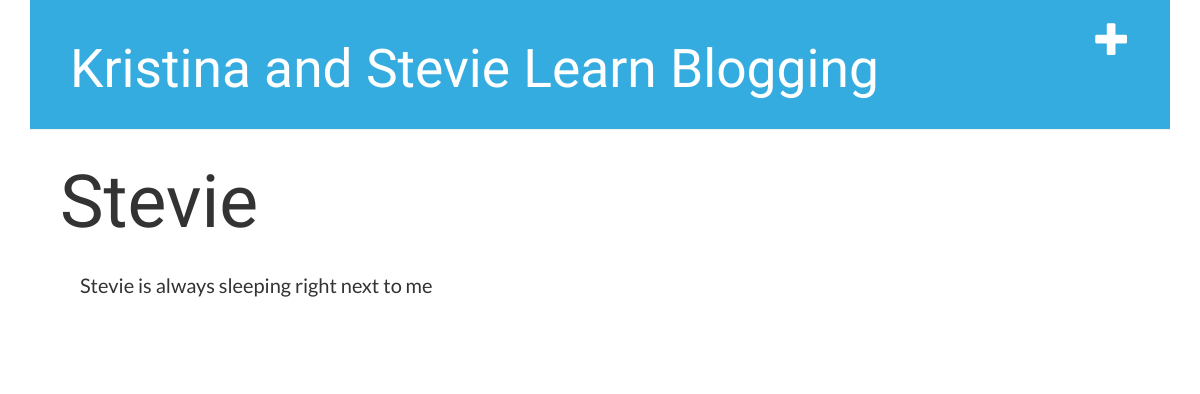
Page /post/5/ on the earlier database version.
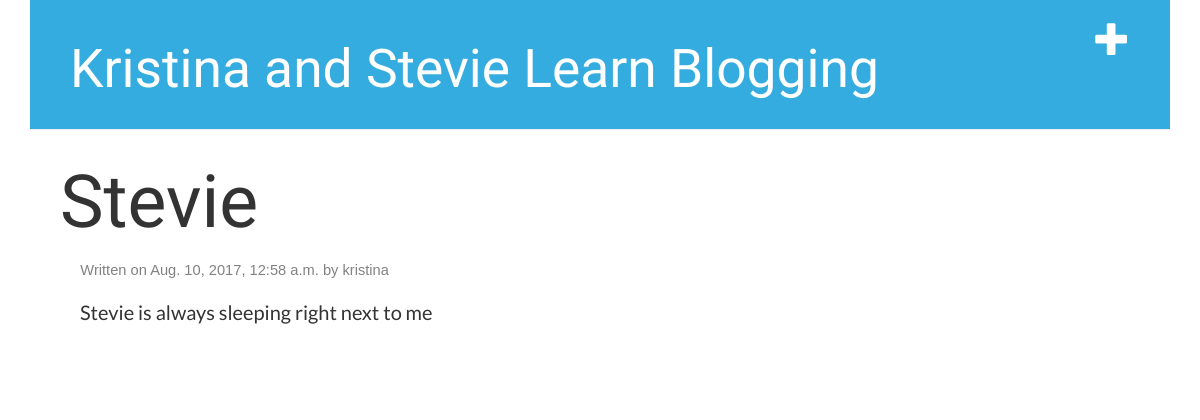
Same page on the later database version.
### blog/models.py (models this page shows, shortened)
class Post(models.Model):
    author = models.ForeignKey('auth.User')
    title = models.CharField(max_length=200)
    text = models.TextField()
    created_date = models.DateTimeField(
            default=timezone.now)
    published_date = models.DateTimeField(
            blank=True, null=True)

### blog/views.py (the view)
# urls.py: url(r'^post/(?P<pk>\d+)/$', views.post_detail, name='post_detail'),
def post_detail(request, pk):
	post = get_object_or_404(Post, pk=pk)
	return render(request, 'blog/post_detail.html', {'post': post})

### blog/templates/blog/post_detail.html
{% extends 'blog/base.html' %}
{% block content %}
    <div class="post">
        {{ post.title }}
         {% if post.published_date %}
             <div class="date">
                Written on {{ post.published_date }} by {{ post.author }}
            </div>
        {% endif %}
        <h2>{{ post.text|linebreaksbr }}</h2>
    </div>
{% endblock %}

### blog/templates/blog/base.html (shortened to what this page needs)
{% load staticfiles %}
<html>
    <head>
        <link rel="stylesheet" href="//maxcdn.bootstrapcdn.com/bootstrap/3.2.0/css/bootstrap.min.css">
        <link rel="stylesheet" href="//maxcdn.bootstrapcdn.com/bootstrap/3.2.0/css/bootstrap-theme.min.css">
        <link rel="stylesheet" href="{% static 'css/blog.css' %}">
    </head>
   <body>
    <div class="page-header">
        <a href="{% url 'post_new' %}" class="top-menu"><span class="glyphicon glyphicon-plus"></span></a>
        <h1><a href="/">Kristina and Stevie Learn Blogging</a></h1>
    </div>
    <div class="content container">
        <div class="row">
            <div class="col-md-8">
            {% block content %}
            {% endblock %}
            </div>
        </div>
    </div>
</body>
</html>

### blog/static/css/blog.css (style rules this page uses)
h1 a { color: #FCA205; font-family: 'Amatic SC'; font-size: 60pt; }
h2 { font-family: 'Lato'; font-size: 15pt; text-align: left; margin-left: 20px; margin-top:20px; }
body { padding-left: 30px; padding-right: 30px; }
.page-header { background-color: #35ACDF; margin-top: 0; padding: 20px 20px 20px 40px; }
.page-header h1, .page-header h1 a, .page-header h1 a:visited, .page-header h1 a:active { color: #ffffff; font-size: 40pt; text-decoration: none; text-align: left; font-family: 'Titillium Web'; }
.content { margin-center: 40px; }
.post { padding-left: 15px; text-align: left; display: block; font-family: 'Amatic SC'; font-size: 55pt; }
.date { padding-left: 15px; text-align: left; font-family: arial; font-size: 11pt; display: block; margin: 4pt; color: #000000; }
.date { color: #828282; }
.top-menu, .top-menu:hover, .top-menu:visited { color: #ffffff; float: right; font-size: 26pt; margin-right: 20px; }
.post { margin-bottom: 70px; }

Differences in the rows shown:
changed Post "Stevie": published_date (not shown) → "Aug. 10, 2017, 12:58 a.m."; author (not shown) → "kristina"
Other differences:
text now shown: "Written on by"
